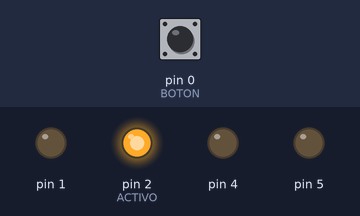
A sketch run on a simulated Arduino Uno, built with avr-gcc and run on an emulated ATmega328P. Shown: output pins drawn as LEDs (lit = HIGH). Dashed ring = blinking. Inputs (shaded band) come from the test bench; at power-on: pin 0 (BOTON) HIGH.

Above: at 1.2 s.
1.3 s: pin 0 (BOTON) pulled LOW for 0.15 s
At 1.6 s:
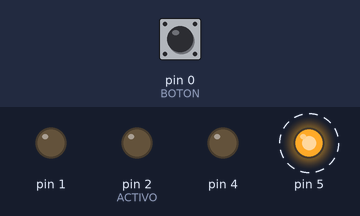
At 11.6 s:
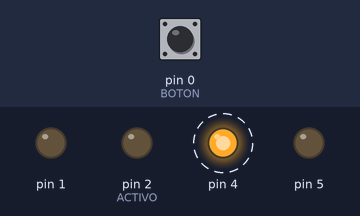
Timing chart, 0 to 13.8 s (numbered marks = the images above; inputs shaded):
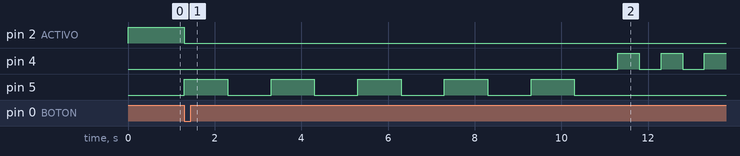

The sketch:

Blink_v-1-1-0.ino
```cpp
//Funciones con punteros Estructuras

#define BOTON 0
#define ACTIVO 2

struct blink
{
    uint16_t tiempoON;    //ms
    uint16_t tiempoOFF;   //ms
    uint8_t repeticiones; //veces
    uint8_t pin;          //pin de salida
};

struct blink blink1
{
    1000, 1000, 5, 5
};

struct blink blink2
{
    500, 500, 10, 4
};

struct blink blink3
{
    1000, 500, 7, 1
};

void setup()
{
    pinMode(BOTON, INPUT);
    pinMode(ACTIVO, OUTPUT);
    pinMode(blink1.pin, OUTPUT);
    pinMode(blink2.pin, OUTPUT);
    pinMode(blink3.pin, OUTPUT);
}

void loop()
{
    digitalWrite(ACTIVO, digitalRead(BOTON));
    if (digitalRead(BOTON) == 0)
    {
        digitalWrite(ACTIVO,digitalRead(BOTON));
        blinkear(&blink1);
        blinkear(&blink2);
        blinkear(&blink3);
    }
}

void blinkear(struct blink * b){
   for (uint8_t i = 0; i < b->repeticiones; i++)
        {
            digitalWrite(b->pin, 1);
            delay(b->tiempoON);
            digitalWrite(b->pin, 0);
            delay(b->tiempoOFF);
        }
}
```

Measured:
- after the input at 1.3 s, pin 2 (ACTIVO): HIGH → LOW at once; pin 4: alternates HIGH for 0.50 s and LOW for 0.50 s, starting after 10.0 s; pin 5: alternates HIGH for 1.0 s and LOW for 1.0 s, 10 changes in all, then stays LOW, starting at once
